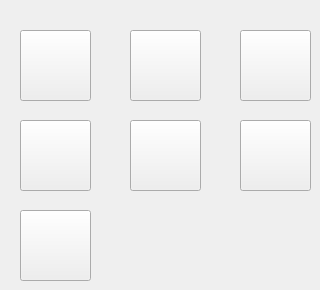
   <widget class="QWidget" name="tab_prep">
    <attribute name="title">
     <string>Preparation</string>
    </attribute>
    <widget class="IndexButton" name="indexButton_Mag">
     <property name="geometry">
      <rect>
       <x>20</x>
       <y>30</y>
       <width>71</width>
       <height>71</height>
      </rect>
     </property>
     <property name="buttonId">
      <number>1002</number>
     </property>
     <property name="textType">
      <string>Mag</string>
     </property>
    </widget>
    <widget class="IndexButton" name="indexButton_Dose">
     <property name="geometry">
      <rect>
       <x>130</x>
       <y>30</y>
       <width>71</width>
       <height>71</height>
      </rect>
     </property>
     <property name="buttonId">
      <number>1053</number>
     </property>
     <property name="textType">
      <string>Dose</string>
     </property>
    </widget>
    <widget class="IndexButton" name="indexButton_Pulse">
     <property name="geometry">
      <rect>
       <x>240</x>
       <y>30</y>
       <width>71</width>
       <height>71</height>
      </rect>
     </property>
     <property name="buttonId">
      <number>1004</number>
     </property>
     <property name="iconId">
      <number>4241</number>
     </property>
     <property name="textType">
      <string>Pulse Rate</string>
     </property>
    </widget>
    <widget class="IndexButton" name="indexButton_Tech">
     <property name="geometry">
      <rect>
       <x>20</x>
       <y>120</y>
       <width>71</width>
       <height>71</height>
      </rect>
     </property>
     <property name="buttonId">
      <number>1006</number>
     </property>
     <property name="textType">
      <string>Tech Lock</string>
     </property>
    </widget>
    <widget class="SwitchButton" name="switchButton_Laser">
     <property name="geometry">
      <rect>
       <x>20</x>
       <y>210</y>
       <width>71</width>
       <height>71</height>
      </rect>
     </property>
     <property name="buttonId">
      <number>2001</number>
     </property>
     <property name="iconOn">
      <string>../icon/test/LaserOn.png</string>
     </property>
     <property name="iconOff">
      <string>../icon/test/Laser.png</string>
     </property>
    </widget>
    <widget class="IndexButton" name="indexButton_Tech_2">
     <property name="geometry">
      <rect>
       <x>130</x>
       <y>120</y>
       <width>71</width>
       <height>71</height>
      </rect>
     </property>
     <property name="buttonId">
      <number>1021</number>
     </property>
     <property name="textType">
      <string> Edge Enhan.</string>
     </property>
    </widget>
    <widget class="IndexButton" name="indexButton_Tech_3">
     <property name="geometry">
      <rect>
       <x>240</x>
       <y>120</y>
       <width>71</width>
       <height>71</height>
      </rect>
     </property>
     <property name="buttonId">
      <number>1003</number>
     </property>
     <property name="textType">
      <string>Motion</string>
     </property>
    </widget>
    <zorder>indexButton_Mag</zorder>
    <zorder>indexButton_Dose</zorder>
    <zorder>indexButton_Pulse</zorder>
    <zorder>indexButton_Tech</zorder>
    <zorder>switchButton_Laser</zorder>
    <zorder>indexButton_Tech_2</zorder>
    <zorder>indexButton_Tech_3</zorder>
    <zorder>tabWidget_Left</zorder>
   </widget>
